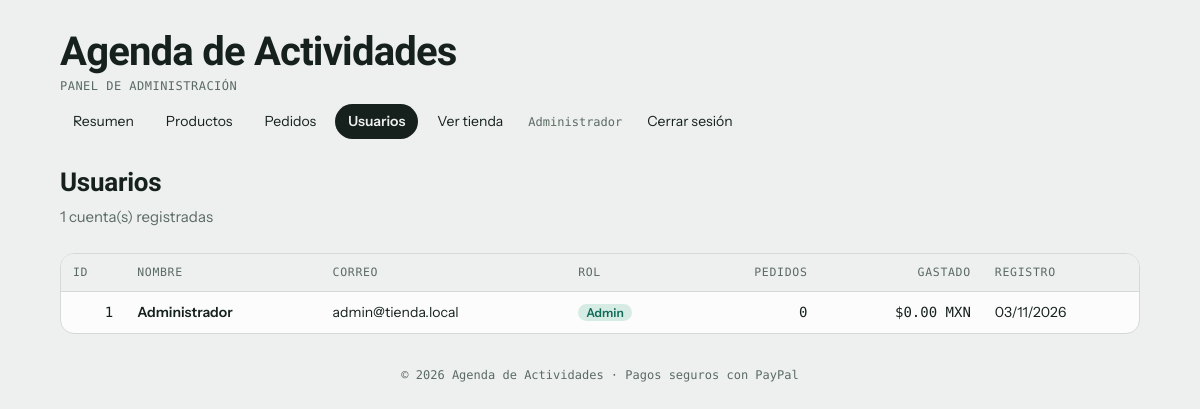
The app's page /admin/usuarios.php (signed in) with its own data.
### tables this page shows
CREATE TABLE IF NOT EXISTS usuarios (
  id            INT AUTO_INCREMENT PRIMARY KEY,
  nombre        VARCHAR(100) NOT NULL,
  email         VARCHAR(150) NOT NULL UNIQUE,
  password_hash VARCHAR(255) NOT NULL,
  rol           ENUM('cliente','admin') NOT NULL DEFAULT 'cliente',
  creado_en     TIMESTAMP NOT NULL DEFAULT CURRENT_TIMESTAMP
);

### funciones.php (called while the page is built, shortened)
<?php
function h($texto) {
    return htmlspecialchars((string)$texto, ENT_QUOTES, "UTF-8");
}
function dinero($n) {
    return "$" . number_format((float)$n, 2) . " " . MONEDA;
}
function consulta($sql, $tipos = "", $datos = []) {
    global $conexion;
    $stmt = mysqli_prepare($conexion, $sql);
    mysqli_stmt_execute($stmt);
    $resultado = mysqli_stmt_get_result($stmt);
    $filas = $resultado ? mysqli_fetch_all($resultado, MYSQLI_ASSOC) : [];
    return $filas;
}
?>

### admin/usuarios.php (the view, shortened to what this page needs)
<?php
require "../conexion.php";
require "../funciones.php";
$usuarios = consulta("SELECT u.*, COUNT(p.id) AS pedidos, COALESCE(SUM(p.total), 0) AS gastado
                      FROM usuarios u
                      LEFT JOIN pedidos p ON p.usuario_id = u.id
                      GROUP BY u.id
                      ORDER BY u.id");
include "../includes/encabezado.php";
?>
  <div>
    <h2 class="page-title">Usuarios</h2>
    <p class="sub"><?php echo count($usuarios); ?> cuenta(s) registradas</p>
  </div>
  <div class="tbl-wrap">
    <table class="tbl">
      <thead>
        <tr><th>ID</th><th>Nombre</th><th>Correo</th><th>Rol</th><th class="num">Pedidos</th><th class="num">Gastado</th><th>Registro</th></tr>
      </thead>
      <tbody>
      <?php foreach ($usuarios as $u) { ?>
        <tr>
          <td class="num"><?php echo (int)$u["id"]; ?></td>
          <td class="name"><?php echo h($u["nombre"]); ?></td>
          <td><?php echo h($u["email"]); ?></td>
          <td><?php echo $u["rol"] == "admin" ? '<span class="pill">Admin</span>' : '<span class="pill off">Cliente</span>'; ?></td>
          <td class="num"><?php echo (int)$u["pedidos"]; ?></td>
          <td class="num"><?php echo dinero($u["gastado"]); ?></td>
          <td><?php echo h(date("d/m/Y", strtotime($u["creado_en"]))); ?></td>
        </tr>
      <?php } ?>
      </tbody>
    </table>
  </div>
<?php include "../includes/pie.php"; ?>

### assets/styles.css (style rules this page uses)
:root { --bg: #edf0ee; --surface: #fbfcfb; --ink: #16211d; --muted: #5b6a64; --line: #d3dad6; --accent: #0f6b58; --accent-ink: #ffffff; --accent-soft: #d6ebe4; --warn: #a8480f; --warn-soft: #f6e2d3; --c-deporte: #c8481f; --c-estudio: #3a5fc4; --c-trabajo: #6b55a6; --c-social: #b8337a; --c-casa: #a87a0e; --c-otro: #5f6f68; --font-display: "Bricolage Grotesque", "Trebuchet MS", system-ui, sans-serif; --font-body: "Instrument Sans", system-ui, -apple-system, "Segoe UI", sans-serif; --font-mono: "DM Mono", ui-monospace, "SFMono-Regular", Menlo, monospace; }
* { box-sizing: border-box; }
body { background: var(--bg); color: var(--ink); font-family: var(--font-body); font-size: 15px; line-height: 1.5; padding-inline: 16px; padding-block: 24px 56px; }

### assets/tienda.css (style rules this page uses)
.page-title { font-family: var(--font-display); font-weight: 700; font-size: 26px; letter-spacing: -0.01em; margin: 0; }
.sub { color: var(--muted); margin: 4px 0 0; }
.pill { font-size: 12px; font-weight: 600; padding: 1px 8px; border-radius: 999px; background: var(--accent-soft); color: var(--accent); white-space: nowrap; }
.tbl-wrap { overflow-x: auto; background: var(--surface); border: 1px solid var(--line); border-radius: 14px; }
table.tbl { border-collapse: collapse; width: 100%; font-size: 14px; min-width: 760px; }
.tbl th { text-align: left; font-family: var(--font-mono); font-size: 11.5px; letter-spacing: .06em; text-transform: uppercase; color: var(--muted); font-weight: 400; padding: 10px 12px; border-bottom: 1px solid var(--line); white-space: nowrap; background: var(--bg); }
.tbl td { padding: 10px 12px; border-bottom: 1px solid var(--line); vertical-align: middle; }
.tbl tr:last-child td { border-bottom: 0; }
.tbl .num { text-align: right; font-family: var(--font-mono); white-space: nowrap; }
.tbl th.num { text-align: right; }
.tbl .name { font-weight: 600; }

### records on screen
usuarios: id "1", nombre "Administrador", email "admin@tienda.local", rol "Admin", pedidos "0", gastado "$0.00 MXN", creado_en "03/11/2026"

### other values on screen
TIENDA_NOMBRE "Agenda de Actividades"
$texto "Resumen Productos Pedidos Usuarios"
$_SESSION["usuario"] "Administrador"
count($usuarios) "1"
